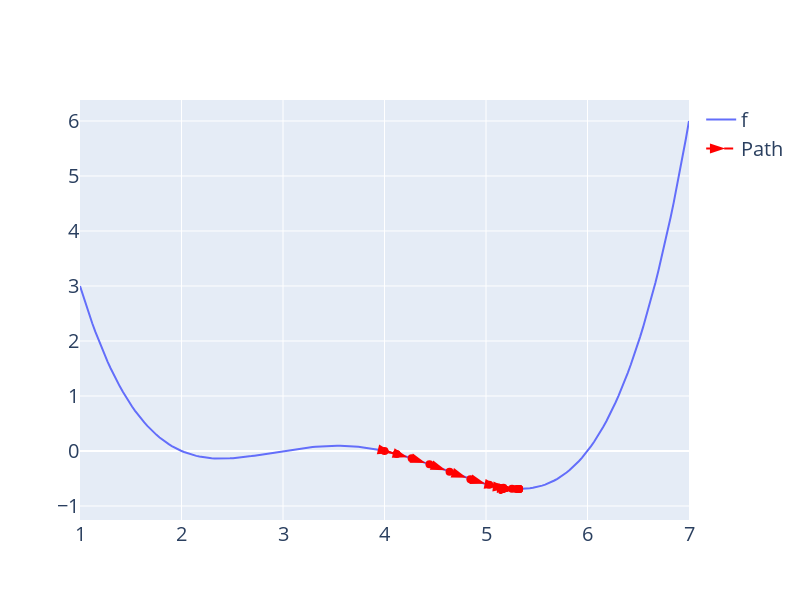

Notebook code cell kept with this figure:
### Code cell
x = 4.0
steps = [x]
for i in range(15):
    x = take_one_step_lr(x, alpha=0.3, derivative = deriv_f)
    print(x)
    steps.append(x) 

plot_steps(steps)

### Figure 1 — Plotly figure (JSON) as saved in the notebook; plotly's stock layout.template omitted (floating-point values rounded to 4 significant figures; data arrays with more than 128 entries replaced by an {"elided": "..."} marker saying what was removed)
{"data": [{"mode": "lines", "name": "f", "type": "scatter", "x": {"elided": "200 float values"}, "y": {"elided": "200 float values"}}, {"line": {"color": "red", "dash": "dash"}, "marker": {"angleref": "previous", "size": 16, "standoff": 4, "symbol": "arrow"}, "mode": "lines+markers", "name": "Path", "type": "scatter", "x": [4, 4.12, 4.267, 4.443, 4.641, 4.846, 5.032, 5.172, 5.256, 5.298, 5.315, 5.322, 5.325, 5.326, 5.326, 5.326], "y": [0, -0.05357, -0.1331, -0.243, -0.3775, -0.513, -0.6155, -0.6686, -0.6865, -0.6906, -0.6913, -0.6914, -0.6914, -0.6914, -0.6914, -0.6914]}, {"marker": {"color": "red", "size": 8}, "mode": "markers", "name": "Path", "showlegend": false, "type": "scatter", "x": [4, 4.12, 4.267, 4.443, 4.641, 4.846, 5.032, 5.172, 5.256, 5.298, 5.315, 5.322, 5.325, 5.326, 5.326, 5.326], "y": [0, -0.05357, -0.1331, -0.243, -0.3775, -0.513, -0.6155, -0.6686, -0.6865, -0.6906, -0.6913, -0.6914, -0.6914, -0.6914, -0.6914, -0.6914]}], "layout": {"autosize": false, "font": {"size": 20}, "height": 600, "width": 800}}
